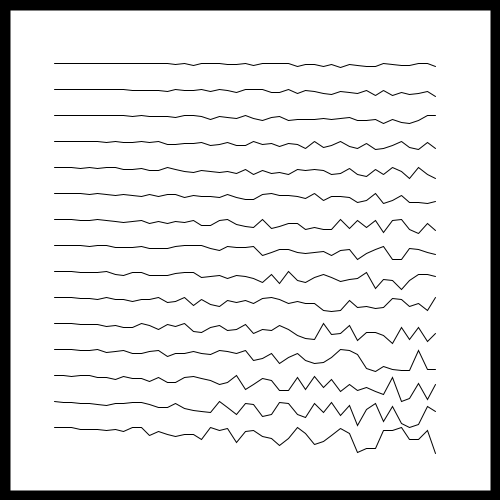
Frame 1 (no input)
Frame 60 (the mouse pressed at the canvas centre just before this capture): identical to frame 1, image omitted
Frame 120 (the mouse held since frame 60 and released just before this capture): identical to frame 1, image omitted

The Processing sketch that drew this single still picture (run headless with seeded random() and noise(); from frame 60 on, the mouse is pressed at the canvas centre):

// Processing sketch: ArtProject02_Displacement
// ── ArtProject02_Displacement.pde
float res;
int s;
int ratio;
int cpts;
float spacings;



void setup() {
  size(500, 500);
  s = 15;
  ratio = 3;
  cpts = s*ratio;

  res = (height-100)/s;
  spacings = res/ratio;

  stroke(0);
  strokeWeight(20);
  background(#F9FBFF);
  rect(0, 0, width, height);

  pushMatrix();
  translate(50, 50);

  strokeWeight(1);
  stroke(0);
  noFill();
  
  for (int eachRow = 0; eachRow < s; eachRow++) {
    beginShape();
    for (int eachLine = 0; eachLine < cpts; eachLine++) {
      //start with straight lines
      vertex((eachLine+0.5)*spacings, (eachRow+0.5)*res + (eachLine+1)/(0.8*cpts/(1.5*eachRow+5))*random(1) );
    }
    endShape();
  }
  popMatrix();
  save("ArtProject02_Displacement.png");
}

void draw() {
}
